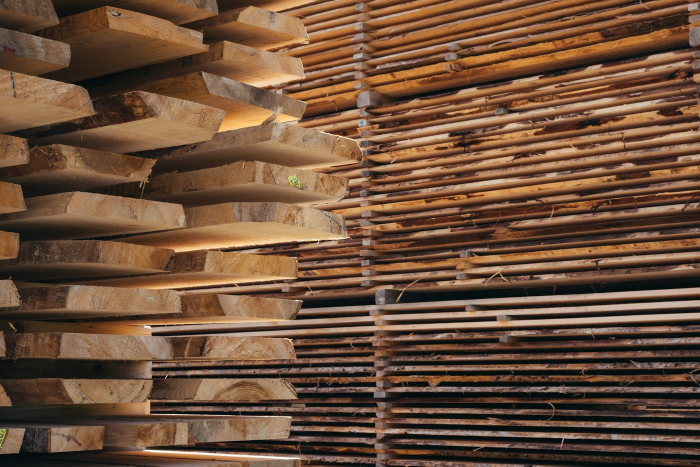
#> input picture content/file/atelier-journal-ash-rack.jpg, 1400 x 933 px (shown at 1/2 size); its folder holds 4 pictures in this run
$ python measure-images.py
#> lines starting #> are read from the running program, lines starting #| are printed output that depends on the picture
#!/usr/bin/env python3
"""Measures every shipped photograph against the set's brief.

Nothing here judges whether a picture is good. It reports the three numbers
that decide whether a set of pictures looks like one commission or like a
folder of stock: mean luminance, mean saturation, and a saturation-weighted
circular mean hue. Grey pixels do not vote on hue, which is why the hue of a
near-monochrome frame reads as 0 rather than as noise.

The band is empirical, not aspirational. Warm workshop interiors sit around
60-120 luminance and 0.22-0.48 saturation; wood puts the hue between 18 and
46 degrees on its own. An image outside it is not necessarily bad -- it is
necessarily different from the rest, which on a page of six is the thing that
reads.

    tests/lib/measure-images.py content/file
"""
import colorsys
import math
import pathlib
import sys

from PIL import Image

LUM = (62, 118)
SAT = (0.22, 0.48)
HUE = (18, 46)


def measure(path):
    image = Image.open(path).convert('RGB')
#> image is the input picture: PIL image 1400x933 RGB; mean R, G, B 109.9, 79.8, 58.3
    image.thumbnail((160, 160))
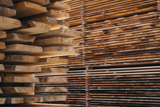
#> image: PIL image 160x107 RGB; mean R, G, B 110, 79.8, 58.4
    pixels = list(image.getdata())
#> pixels = 17120 items, first 6: (62, 52, 41), (85, 65, 52), (93, 69, 54), (101, 72, 53), (100, 75, 58), (85, 65, 53)
    count = len(pixels)
#> count = 17120
    luminance = sum(0.2126 * r + 0.7152 * g + 0.0722 * b for r, g, b in pixels) / count
#> luminance = 84.7
    hsv = [colorsys.rgb_to_hsv(r / 255, g / 255, b / 255) for r, g, b in pixels]
#> hsv = 17120 items, first 6: (0.0873, 0.339, 0.243), (0.0657, 0.388, 0.333), (0.0641, 0.419, 0.365), (0.066, 0.475, 0.396), (0.0675, 0.42, 0.392), (0.0625, 0.376, 0.333)
    saturation = sum(p[1] for p in hsv) / count
#> saturation = 0.455
    x = sum(math.cos(p[0] * 2 * math.pi) * p[1] for p in hsv)
#> x = 6729.8
    y = sum(math.sin(p[0] * 2 * math.pi) * p[1] for p in hsv)
#> y = 3121.7
    return luminance, saturation, (math.degrees(math.atan2(y, x)) + 360) % 360


def main(directory):
    rows = []
    for path in sorted(pathlib.Path(directory).iterdir()):
        if path.suffix.lower() not in ('.jpg', '.jpeg'):
            continue
        luminance, saturation, hue = measure(path)
#> luminance = 84.7; saturation = 0.455; hue = 24.88
        ok = (LUM[0] <= luminance <= LUM[1]
              and SAT[0] <= saturation <= SAT[1]
              and HUE[0] <= hue <= HUE[1])
#> ok = True
        rows.append((path.name, luminance, saturation, hue, ok))
#> pass 2 of the loop in main, `for path in sorted(pathlib.Path(directory).iterdir()):`:
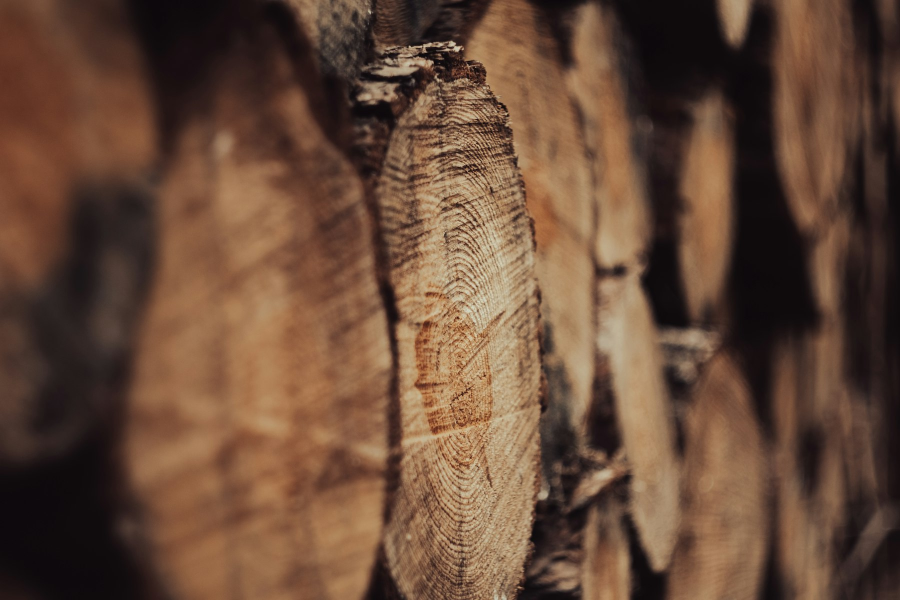
#> input picture content/file/atelier-journal-ash.jpg, 1800 x 1200 px (shown at 1/2 size)
#> in measure, image is the input picture: PIL image 1800x1200 RGB; mean R, G, B 103.4, 74.6, 56.4
#> in measure (call 2), `image.thumbnail((160, 160))`:
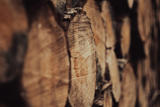
#> image: PIL image 160x107 RGB; mean R, G, B 103.4, 74.5, 56.4
#> pixels = 17120 items, first 6: (98, 61, 43), (97, 60, 42), (99, 62, 44), (100, 64, 46), (104, 67, 48), (109, 71, 52)
#> in measure (call 2), `luminance = sum(0.2126 * r + 0.7152 * g + 0.0722 * b for r, g, b in pi..`: luminance = 79.35
#> hsv = 17120 items, first 6: (0.0545, 0.561, 0.384), (0.0545, 0.567, 0.38), (0.0545, 0.556, 0.388), (0.0556, 0.54, 0.392), (0.0565, 0.538, 0.408), (0.0556, 0.523, 0.427)
#> in measure (call 2), `saturation = sum(p[1] for p in hsv) / count`: saturation = 0.429
#> x = 6798.2
#> y = 2224.5
#> in main, `luminance, saturation, hue = measure(path)`: luminance = 79.35; saturation = 0.429; hue = 18.12
#> pass 3 of the loop in main, `for path in sorted(pathlib.Path(directory).iterdir()):`:
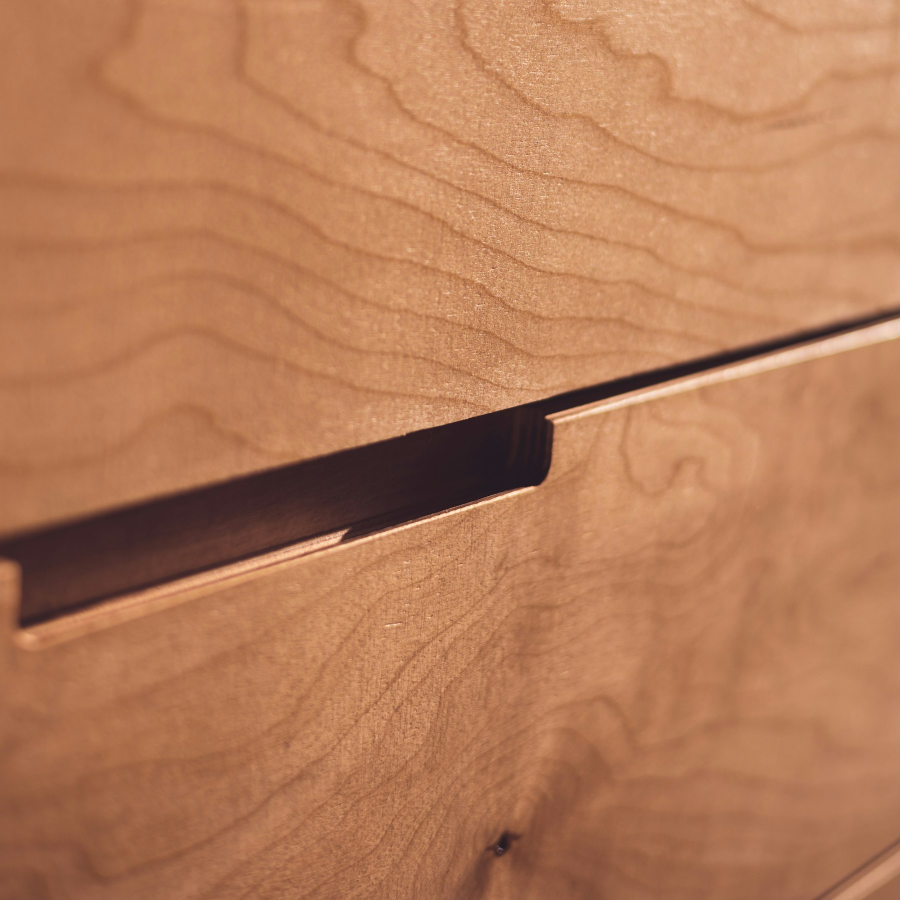
#> input picture content/file/atelier-journal-bench-detail.jpg, 1800 x 1800 px (shown at 1/2 size)
#> in measure, image is the input picture: PIL image 1800x1800 RGB; mean R, G, B 181.9, 124.4, 89.1
#> in measure (call 3), `image.thumbnail((160, 160))`:
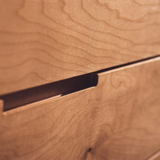
#> image: PIL image 160x160 RGB; mean R, G, B 181.9, 124.4, 89.1
#> pixels = 25600 items
#> count = 25600
#> in measure (call 3), `luminance = sum(0.2126 * r + 0.7152 * g + 0.0722 * b for r, g, b in pi..`: luminance = 134.1
#> hsv = 25600 items
#> in measure (call 3), `saturation = sum(p[1] for p in hsv) / count`: saturation = 0.508
#> x = 11997.7
#> y = 4815.2
#> in main, `luminance, saturation, hue = measure(path)`: luminance = 134.1; saturation = 0.508; hue = 21.87
#> ok = False
#> the loop made 4 passes; the first 3 are shown

    print('%-40s %6s %6s %6s  %s' % ('file', 'lum', 'sat', 'hue', 'brief'))
    for name, luminance, saturation, hue, ok in sorted(rows, key=lambda r: r[1]):
        print('%-40s %6.1f %6.2f %6.0f  %s'
              % (name, luminance, saturation, hue, 'ok' if ok else 'out'))
    inside = sum(1 for r in rows if r[4])
    print('\n%d of %d inside the brief' % (inside, len(rows)))
    # Reported, not enforced: the shipped set does not meet this yet, and a
    # failing exit code here would only teach whoever runs it to pass --force.
    return 0


if __name__ == '__main__':
    sys.exit(main(sys.argv[1] if len(sys.argv) > 1 else 'content/file'))
#> (the program exits here)
